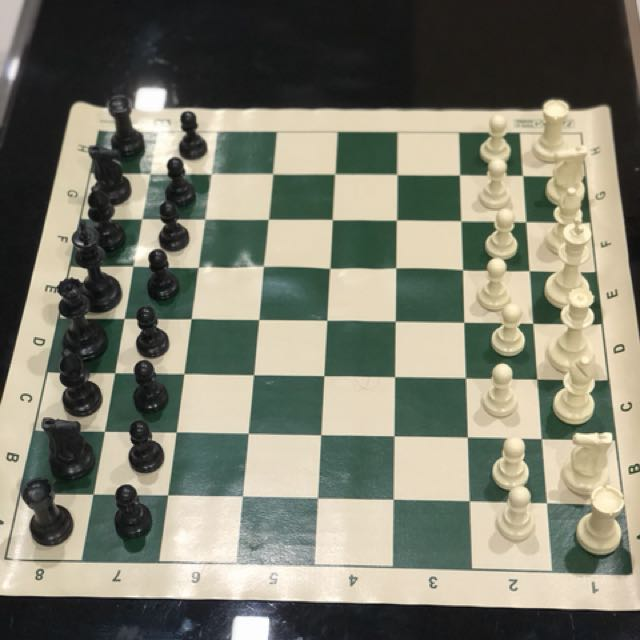
#> input picture BoardParser_Digital/image.png, 640 x 640 px
$ jupyter execute board_parser.ipynb
#> lines starting #> are read from the running program, lines starting #| are printed output that depends on the picture; after the words box and inside, x2 and y2 are one past the last pixel; in counts of white or black regions, pixels touching at a corner belong together
[cell 1]
import cv2
import numpy as np
import matplotlib.pyplot as plt

[cell 2]
# Load the chessboard image
image = cv2.imread('image.png')
#> image is the input picture: shape (640, 640, 3); mean B, G, R 109.9, 125, 124.9

scale = 0.5
width = int(image.shape[1] * scale)
#> width = 320
height = int(image.shape[0] * scale)
#> height = 320

image = cv2.resize(image, (width, height))
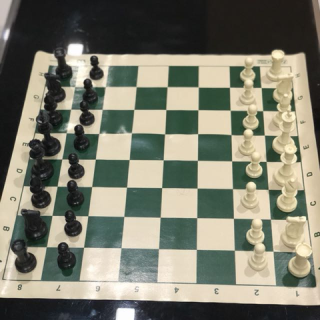
#> image: shape (320, 320, 3); mean B, G, R 110, 125.1, 125
# Convert to grayscale
gray = cv2.cvtColor(image, cv2.COLOR_BGR2GRAY)
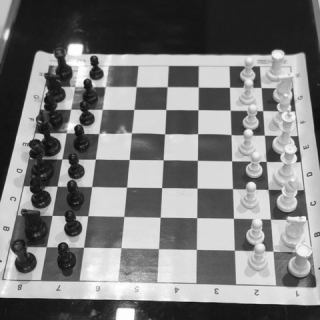
#> gray: shape (320, 320); min 11, max 255, mean 123.4

[cell 3]
blurred = cv2.GaussianBlur(gray, (5, 5), 1)
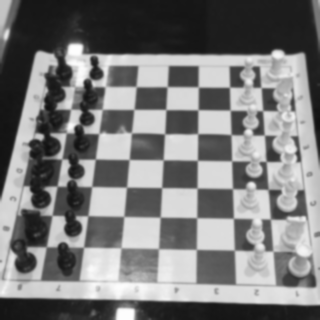
#> blurred: shape (320, 320); min 16, max 253, mean 123.4

[cell 4]
# Use Hough Line Transform to detect lines in the image
edges = cv2.Canny(blurred, 60, 200, apertureSize=3)
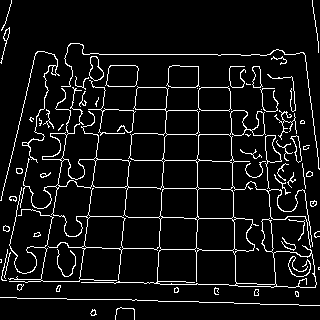
#> edges: shape (320, 320); 7.4% white in thin lines or dots
lines = cv2.HoughLinesP(edges, 1, np.pi / 180, threshold=50, minLineLength=100, maxLineGap=10)
#> lines = 18 rows, first 6: [83, 54, 270, 54], [19, 281, 132, 282], [60, 159, 173, 160], [45, 246, 201, 249], [144, 187, 285, 190], [157, 283, 168, 68]
contours, _ = cv2.findContours(edges, cv2.RETR_TREE, cv2.CHAIN_APPROX_SIMPLE)
#> contours = 126 contours, 69 with area under 20; largest, box (x1, y1, x2, y2) and area: (8, 86, 317, 288) 22874, (52, 180, 161, 250) 3554, (157, 249, 237, 286) 2660, (273, 251, 317, 288) 1318, (196, 218, 235, 251) 1184
img_contours = image.copy()


# Create a copy of the original image to draw lines on
image_with_lines = image.copy()

for contour in contours:
    # Approximate the contour to a polygon
    epsilon = 0.15 * cv2.arcLength(contour, True)
    approx = cv2.approxPolyDP(contour, epsilon, True)

    # We're looking for quadrilaterals (4-sided polygons)
    if len(approx) == 4:
        # Optionally, filter by area to avoid small contours
        area = cv2.contourArea(contour)
        if 1000 < area < 10000:  # Filter for reasonable square sizes
            cv2.drawContours(img_contours, [approx], -1, (0, 255, 0), 2)
#> this loop made 126 passes
#> (epsilon, approx, area) on pass 27: (2.81, [[5, 225], [9, 228], [7, 231], [3, 229]], 23.5)
#> (epsilon, area) on passes 65, 76, 77, 80, 83, 84: (15.53, 719.5), (20.03, 1183.5), (20.03, 1161.5), (21.47, 1155), (18.92, 1056), (19.13, 1051.5)
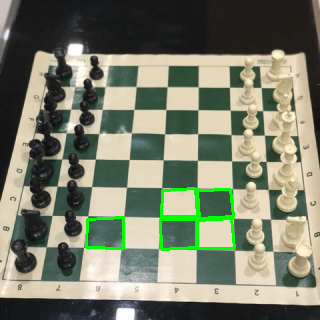
#> img_contours: shape (320, 320, 3); 1.71% of pixels changed, all inside (x1, y1, x2, y2) = (85, 187, 236, 251)

# Show the result
plt.figure(figsize=(8, 8))
plt.imshow(cv2.cvtColor(img_contours, cv2.COLOR_BGR2RGB))
plt.axis('off')
plt.show()
